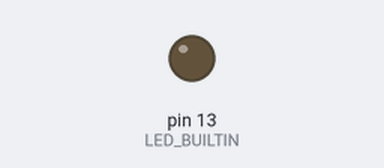
This sketch was run on a simulated Arduino Uno, built with avr-gcc and run on an emulated ATmega328P. Shown: output pins drawn as LEDs (lit = HIGH).

Above: at 1.0 s.
At 2.6 s:
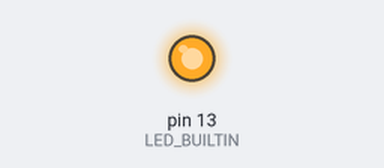
Timing chart, 0 to 6.6 s (numbered marks = the images above):
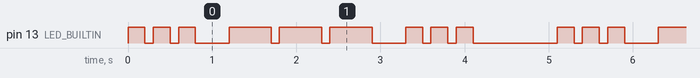

The sketch:

sketch_nov30a.ino
```cpp
void setup() {
  // initialize digital pin LED_BUILTIN as an output.
  pinMode(LED_BUILTIN, OUTPUT);
}

void short_beep() {
  digitalWrite(LED_BUILTIN, HIGH);   // turn the LED on (HIGH is the voltage level)
  delay(200);
  digitalWrite(LED_BUILTIN, LOW);    // turn the LED off by making the voltage LOW
}

void long_beep() {
  digitalWrite(LED_BUILTIN, HIGH);   // turn the LED on (HIGH is the voltage level)
  delay(500);
  digitalWrite(LED_BUILTIN, LOW);    // turn the LED off by making the voltage LOW
}

void space() {
  delay(400);
}

void end_of_word() {
  delay(1000);
}

void letter_s() {
  short_beep();
  delay(100);
  short_beep();
  delay(100);
  short_beep();
}

void letter_o() {
  long_beep();
  delay(100);
  long_beep();
  delay(100);
  long_beep();
}

// SOS
void loop() {
  letter_s();
  space();
  letter_o();
  space();
  letter_s();
  end_of_word();
}
```

Measured:
- by itself, pin 13 (LED_BUILTIN): repeats every 5.1 s: 2 × (LOW 0.10 s, HIGH 0.20 s), LOW 0.40 s, 2 × (HIGH 0.50 s, LOW 0.10 s), HIGH 0.50 s, LOW 0.40 s, 2 × (HIGH 0.20 s, LOW 0.10 s), HIGH 0.20 s, LOW 1.0 s, HIGH 0.20 s
- by itself, everything shown: repeats every 5.1 s, in 18 steps
